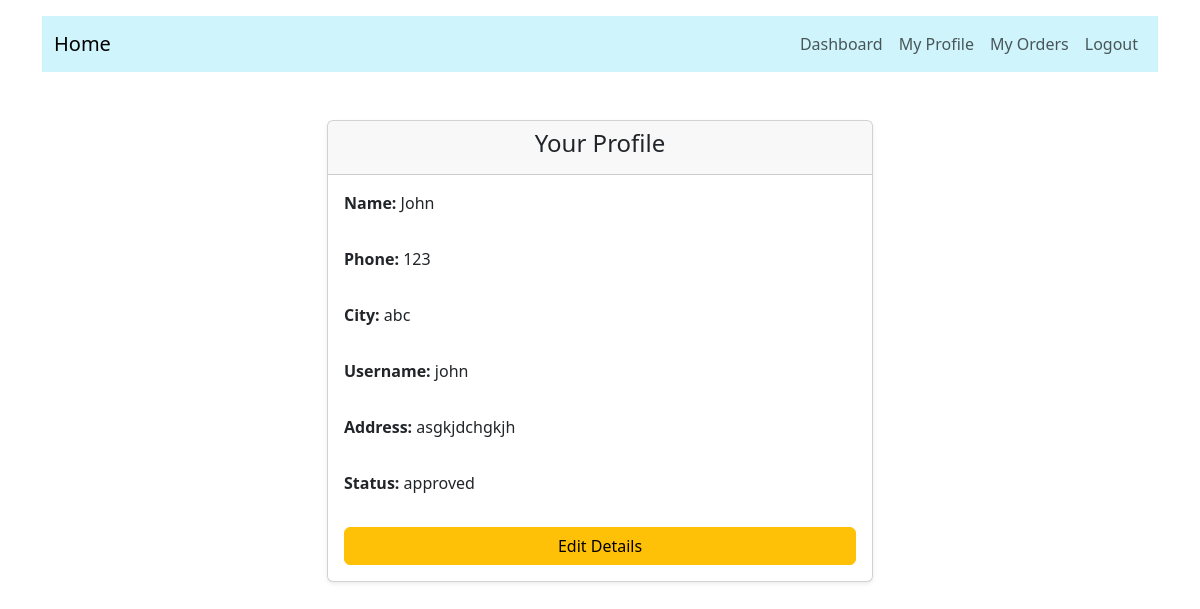
Before: /customer/profile (signed in) with the older database file.
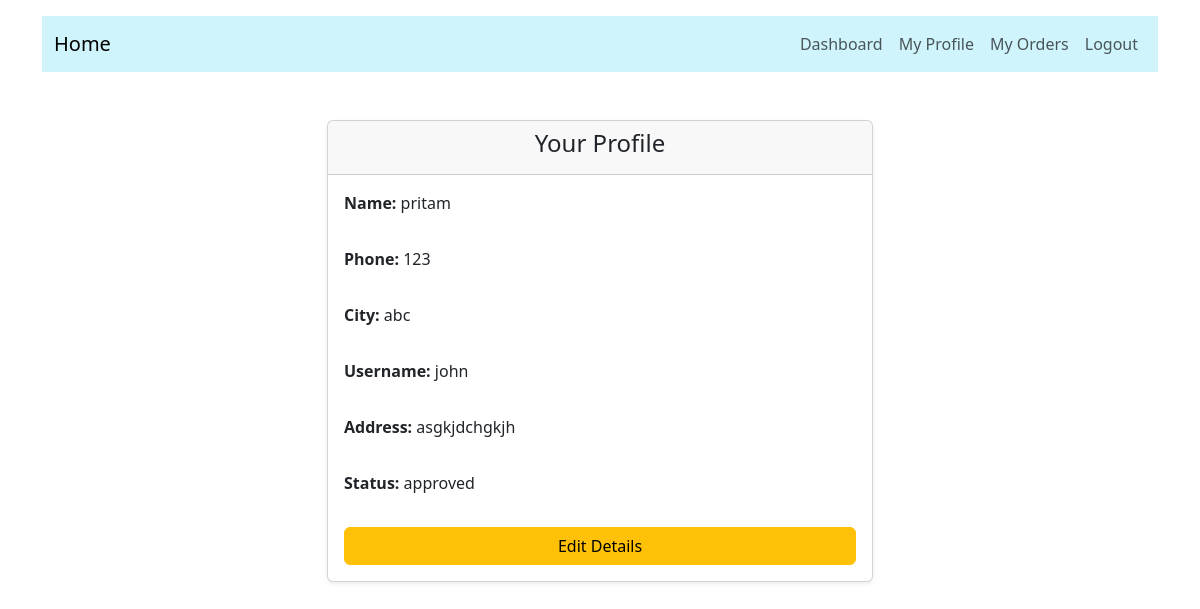
After: the same page with the newer database file.
### application/model.py (models this page shows)
class Customer(db.Model):
    id = db.Column(db.Integer, primary_key=True)
    name = db.Column(db.String(80), nullable=False)
    phone = db.Column(db.String(80), nullable=False)
    city = db.Column(db.String(80), nullable=False)
    address = db.Column(db.String(200), nullable=False)
    status = db.Column(db.String(80), nullable=False)  # ('active', 'inactive')
    user_id = db.Column(db.Integer, db.ForeignKey('user.id'), nullable=False)
    service_requests = db.relationship('ServiceRequest', backref='customer', lazy=True)

### application/routes.py (the view)
@app.route('/customer/profile')
def customer_profile():
    Customer_id = session.get('user_id')
    customer = Customer.query.filter_by(user_id=Customer_id).first()
    return render_template('customer_profile.html', customer=customer)

### templates/customer_profile.html (shortened to what this page needs)
{% extends 'base.html' %}
{% block content %}
<div class="row mt-4 justify-content-center">
    <div class="col-md-8 col-lg-6">
        <div class="card shadow-sm">
            <div class="card-header text-center">
                <h4>Your Profile</h4>
            </div>
            <div class="card-body">
                <div class="row">
                    <div class="col-12 mb-3">
                        <p><strong>Name:</strong> {{ customer.name }}</p>
                    </div>
                    <div class="col-12 mb-3">
                        <p><strong>Phone:</strong> {{ customer.phone }}</p>
                    </div>
                    <div class="col-12 mb-3">
                        <p><strong>City:</strong> {{ customer.city }}</p>
                    </div>
                    <div class="col-12 mb-3">
                        <p><strong>Username:</strong> {{ customer.user.username }}</p>
                    </div>
                    <div class="col-12 mb-3">
                        <p><strong>Address:</strong> {{ customer.address }}</p>
                    </div>
                    <div class="col-12 mb-3">
                        <p><strong>Status:</strong> {{ customer.status }}</p>
                    </div>
                </div>
                <button type="button" class="btn btn-warning w-100" data-bs-toggle="modal" data-bs-target="#editCustomerModal">
                    Edit Details
                </button>
            </div>
        </div>
    </div>
</div>
{% endblock %}

Changed rows visible on the page:
changed Customer "abc": name "John" → "pritam"
